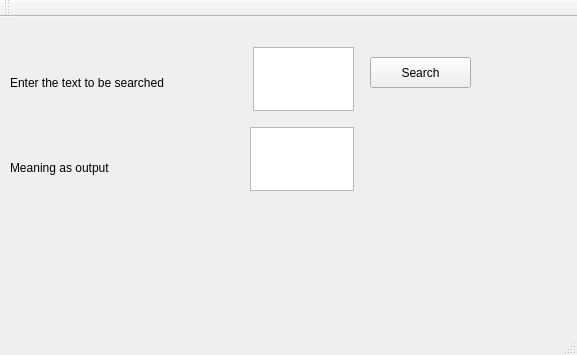
<?xml version="1.0" encoding="UTF-8"?>
<ui version="4.0">
 <class>MainWindow</class>
 <widget class="QMainWindow" name="MainWindow">
  <property name="geometry">
   <rect>
    <x>0</x>
    <y>0</y>
    <width>577</width>
    <height>355</height>
   </rect>
  </property>
  <property name="windowTitle">
   <string>MainWindow</string>
  </property>
  <widget class="QWidget" name="centralWidget">
   <widget class="QPushButton" name="pushButtonSearch">
    <property name="geometry">
     <rect>
      <x>370</x>
      <y>40</y>
      <width>101</width>
      <height>31</height>
     </rect>
    </property>
    <property name="text">
     <string>Search</string>
    </property>
   </widget>
   <widget class="QTextEdit" name="t1">
    <property name="geometry">
     <rect>
      <x>253</x>
      <y>30</y>
      <width>101</width>
      <height>64</height>
     </rect>
    </property>
   </widget>
   <widget class="QTextEdit" name="t2">
    <property name="geometry">
     <rect>
      <x>250</x>
      <y>110</y>
      <width>104</width>
      <height>64</height>
     </rect>
    </property>
   </widget>
   <widget class="QLabel" name="label">
    <property name="geometry">
     <rect>
      <x>10</x>
      <y>40</y>
      <width>201</width>
      <height>51</height>
     </rect>
    </property>
    <property name="text">
     <string>Enter the text to be searched</string>
    </property>
   </widget>
   <widget class="QLabel" name="label_2">
    <property name="geometry">
     <rect>
      <x>10</x>
      <y>120</y>
      <width>191</width>
      <height>61</height>
     </rect>
    </property>
    <property name="text">
     <string>Meaning as output</string>
    </property>
   </widget>
  </widget>
  <widget class="QMenuBar" name="menuBar">
   <property name="geometry">
    <rect>
     <x>0</x>
     <y>0</y>
     <width>577</width>
     <height>17</height>
    </rect>
   </property>
  </widget>
  <widget class="QToolBar" name="mainToolBar">
   <attribute name="toolBarArea">
    <enum>TopToolBarArea</enum>
   </attribute>
   <attribute name="toolBarBreak">
    <bool>false</bool>
   </attribute>
  </widget>
  <widget class="QStatusBar" name="statusBar"/>
 </widget>
 <layoutdefault spacing="6" margin="11"/>
 <resources/>
 <connections/>
</ui>
